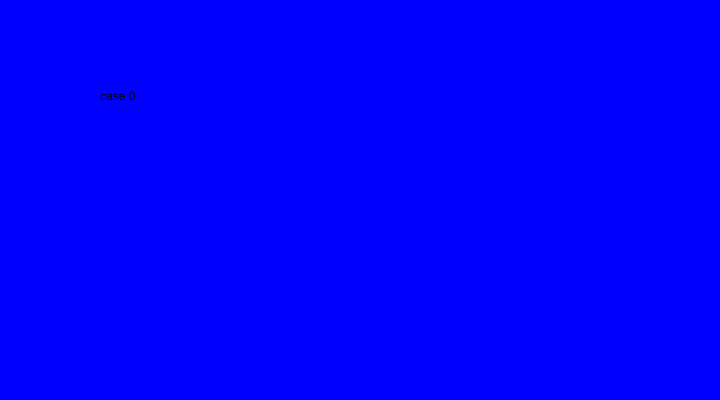
Frame 1 (no input)
Frame 60 (no input): identical to frame 1, image omitted
Frame 120 (the mouse pressed at the canvas centre since frame 60): identical to frame 1, image omitted

The p5.js sketch that drew this single still picture (run headless with seeded random() and noise() and a simulated clock; from frame 60 on, the mouse is pressed at the canvas centre):

// p5.js sketch
// ── sketch.js
var myState = 0 ;

function setup() {
  // put setup code here
  createCanvas(720, 400);
}

function draw() {
  // put drawing code here

switch(myState) {

  case 0:
  background(0,0,255) ;
  text("case 0", 100, 100) ;
  break;

  case 1:
  background(0,255,0) ;
  text("case 1", 100, 100) ;
  break;

  case 2:
  background(255,0,0) ;
  text("case 2", 100, 100) ;
  break;
}

}


function mouseReleased() {

  myState+= 1;

  if (myState>2) {
    myState = 0;
  }

}
